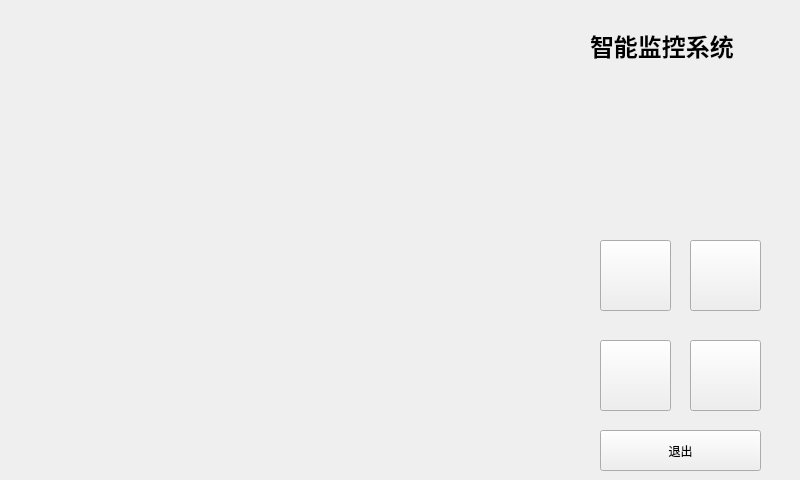
<?xml version="1.0" encoding="UTF-8"?>
<ui version="4.0">
 <class>ArmFace</class>
 <widget class="QMainWindow" name="ArmFace">
  <property name="geometry">
   <rect>
    <x>0</x>
    <y>0</y>
    <width>800</width>
    <height>480</height>
   </rect>
  </property>
  <property name="windowTitle">
   <string>MainWindow</string>
  </property>
  <widget class="QWidget" name="centralwidget">
   <widget class="QLabel" name="label_3">
    <property name="geometry">
     <rect>
      <x>600</x>
      <y>70</y>
      <width>161</width>
      <height>151</height>
     </rect>
    </property>
    <property name="text">
     <string>&lt;html&gt;&lt;head/&gt;&lt;body&gt;&lt;p&gt;&lt;br/&gt;&lt;/p&gt;&lt;/body&gt;&lt;/html&gt;</string>
    </property>
   </widget>
   <widget class="QPushButton" name="openbt">
    <property name="geometry">
     <rect>
      <x>600</x>
      <y>240</y>
      <width>71</width>
      <height>71</height>
     </rect>
    </property>
    <property name="text">
     <string/>
    </property>
   </widget>
   <widget class="QPushButton" name="pushButton">
    <property name="geometry">
     <rect>
      <x>600</x>
      <y>340</y>
      <width>71</width>
      <height>71</height>
     </rect>
    </property>
    <property name="text">
     <string/>
    </property>
   </widget>
   <widget class="QLabel" name="label_4">
    <property name="geometry">
     <rect>
      <x>590</x>
      <y>20</y>
      <width>201</width>
      <height>51</height>
     </rect>
    </property>
    <property name="text">
     <string>&lt;html&gt;&lt;head/&gt;&lt;body&gt;&lt;p&gt;&lt;span style=&quot; font-size:18pt; font-weight:600;&quot;&gt;智能监控系统&lt;/span&gt;&lt;/p&gt;&lt;/body&gt;&lt;/html&gt;</string>
    </property>
   </widget>
   <widget class="QPushButton" name="pushButton_2">
    <property name="geometry">
     <rect>
      <x>600</x>
      <y>430</y>
      <width>161</width>
      <height>41</height>
     </rect>
    </property>
    <property name="text">
     <string>退出</string>
    </property>
   </widget>
   <widget class="QPushButton" name="cameraclose">
    <property name="geometry">
     <rect>
      <x>690</x>
      <y>340</y>
      <width>71</width>
      <height>71</height>
     </rect>
    </property>
    <property name="text">
     <string/>
    </property>
   </widget>
   <widget class="QPushButton" name="cameraopen">
    <property name="geometry">
     <rect>
      <x>690</x>
      <y>240</y>
      <width>71</width>
      <height>71</height>
     </rect>
    </property>
    <property name="text">
     <string/>
    </property>
   </widget>
   <widget class="QLabel" name="label">
    <property name="geometry">
     <rect>
      <x>7</x>
      <y>14</y>
      <width>571</width>
      <height>451</height>
     </rect>
    </property>
    <property name="text">
     <string/>
    </property>
   </widget>
  </widget>
 </widget>
 <resources/>
 <connections/>
</ui>
